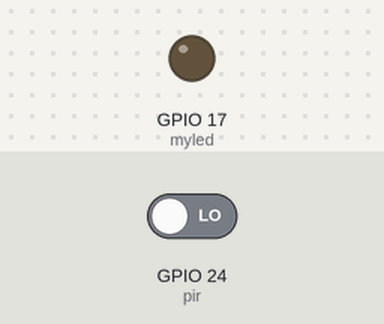
Simulated run of this program. Board: Raspberry Pi (BCM pin numbers). On the bench: output pins drawn as LEDs (lit = HIGH). The inputs (shaded band) are chosen by the test bench; at power-on: GPIO 24 (pir) LOW.

Above: at 1.2 s.
1.3 s: GPIO 24 (pir) driven HIGH
At 1.9 s:
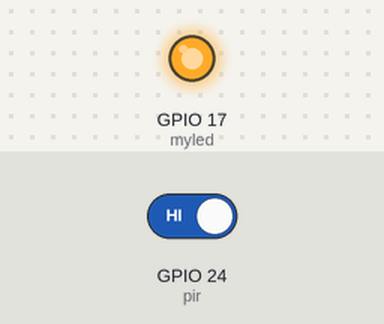
2.8 s: GPIO 24 (pir) driven LOW
At 4.2 s:
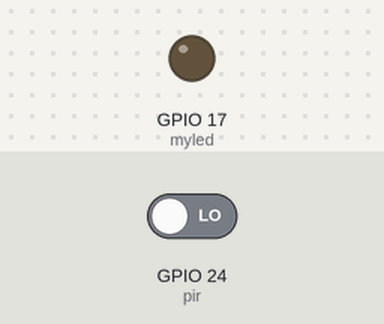
Timing chart, 0 to 5.8 s (numbered marks = the images above; inputs shaded):
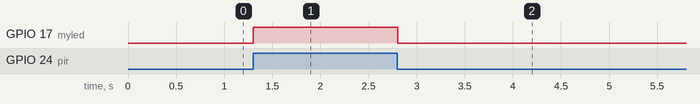

The program:

motion-sensor.py
```python
from gpiozero import DigitalInputDevice, LED
import time

pir = DigitalInputDevice(24, pull_up = None, active_state = True)

myled = LED(17)

while True:
    if pir.is_active:
        myled.on()
    else:
        myled.off()

    time.sleep(0.1)
```

Measured:
- after the input at 1.3 s, GPIO 17 (myled): LOW → HIGH at once
- after the input at 2.8 s, GPIO 17 (myled): HIGH → LOW at once
